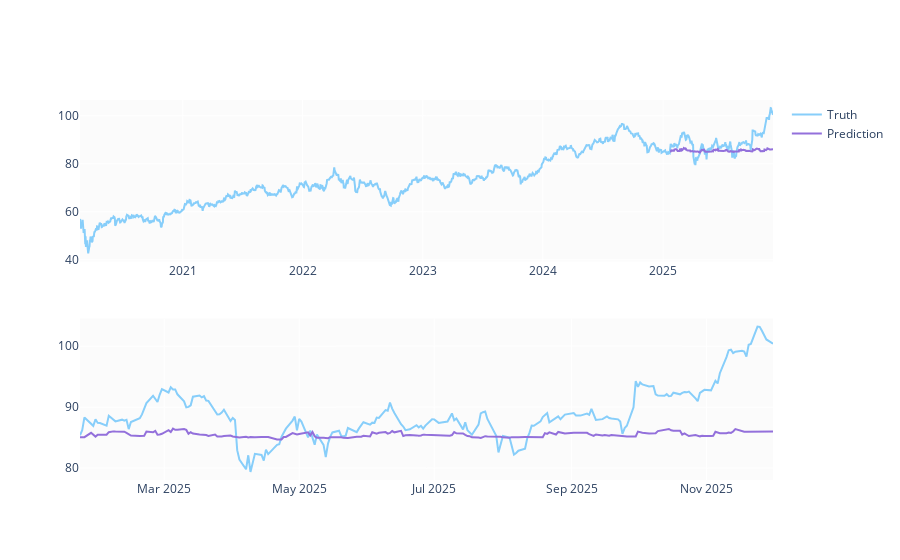

The notebook cell this image was saved under:
### Code cell
predicted_prices = df.loc[test_split_idx+1:].copy()
predicted_prices['Close_PPH'] = y_pred

fig = make_subplots(rows=2, cols=1)

# 1) Truth (full dataset)
fig.add_trace(go.Scatter(
    x=df.Date, 
    y=df.Close_PPH,
    name='Truth',
    marker_color='LightSkyBlue'
), row=1, col=1)

# 2) Predictions on test set (overlay)
fig.add_trace(go.Scatter(
    x=predicted_prices.Date,
    y=predicted_prices.Close_PPH,
    name='Prediction',
    marker_color='MediumPurple'
), row=1, col=1)

# 3) Truth on test set only
fig.add_trace(go.Scatter(
    x=predicted_prices.Date,
    y=y_test,
    name='Truth (Test)',
    marker_color='LightSkyBlue',
    showlegend=False
), row=2, col=1)

# 4) Predictions on test only
fig.add_trace(go.Scatter(
    x=predicted_prices.Date,
    y=y_pred,
    name='Prediction (Test)',
    marker_color='MediumPurple',
    showlegend=False
), row=2, col=1)

fig.show()

### Figure 1 — Plotly figure (JSON) as saved in the notebook; plotly's stock layout.template omitted (floating-point values rounded to 4 significant figures; data arrays with more than 128 entries replaced by an {"elided": "..."} marker saying what was removed)
{"data": [{"marker": {"color": "LightSkyBlue"}, "name": "Truth", "type": "scatter", "x": {"elided": "1452 str values"}, "xaxis": "x", "y": {"elided": "1452 float values"}, "yaxis": "y"}, {"marker": {"color": "MediumPurple"}, "name": "Prediction", "type": "scatter", "x": {"elided": "217 str values"}, "xaxis": "x", "y": {"elided": "217 float values"}, "yaxis": "y"}, {"marker": {"color": "LightSkyBlue"}, "name": "Truth (Test)", "showlegend": false, "type": "scatter", "x": {"elided": "217 str values"}, "xaxis": "x2", "y": {"elided": "217 float values"}, "yaxis": "y2"}, {"marker": {"color": "MediumPurple"}, "name": "Prediction (Test)", "showlegend": false, "type": "scatter", "x": {"elided": "217 str values"}, "xaxis": "x2", "y": {"elided": "217 float values"}, "yaxis": "y2"}], "layout": {"xaxis": {"anchor": "y", "domain": [0, 1]}, "xaxis2": {"anchor": "y2", "domain": [0, 1]}, "yaxis": {"anchor": "x", "domain": [0.575, 1]}, "yaxis2": {"anchor": "x2", "domain": [0, 0.425]}}}
